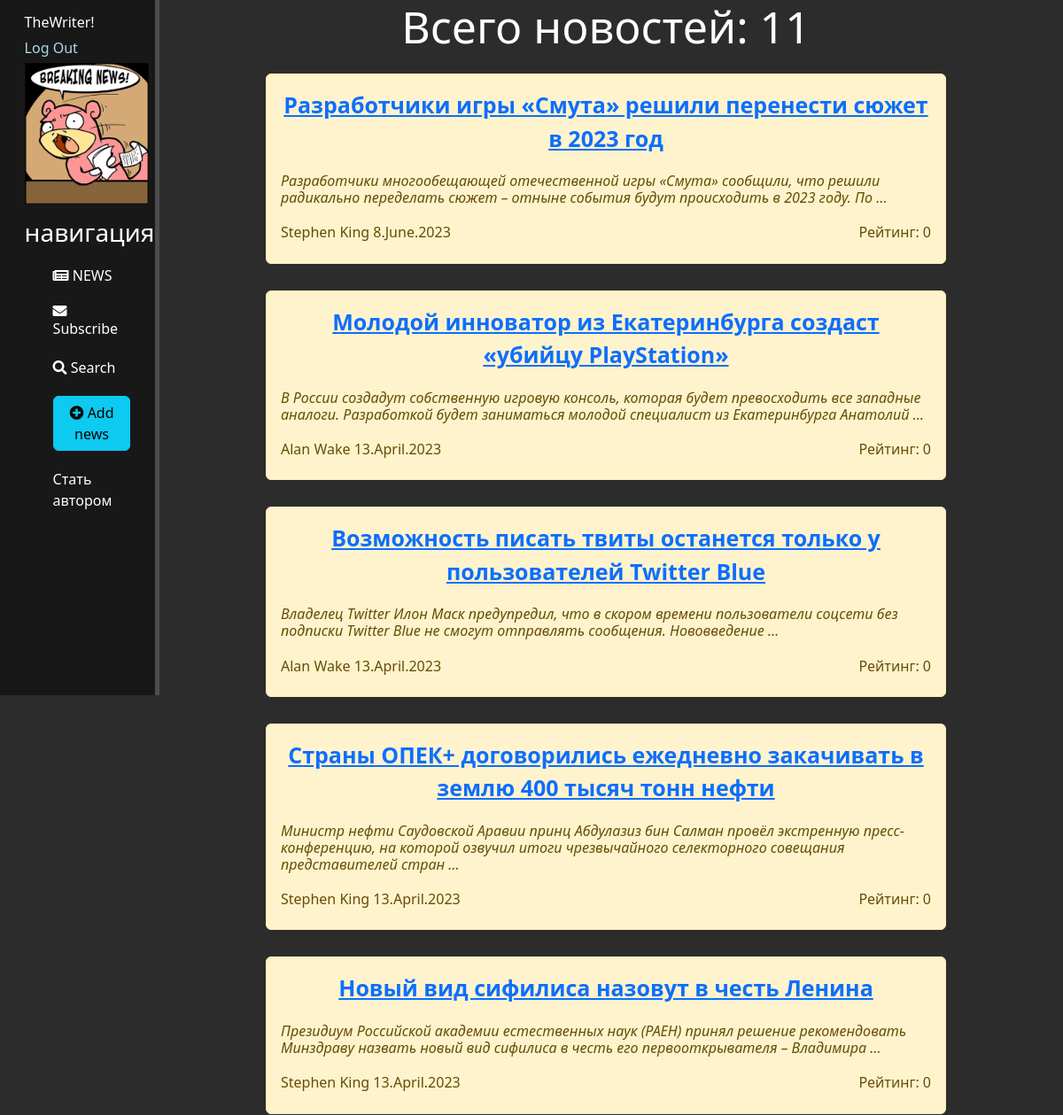
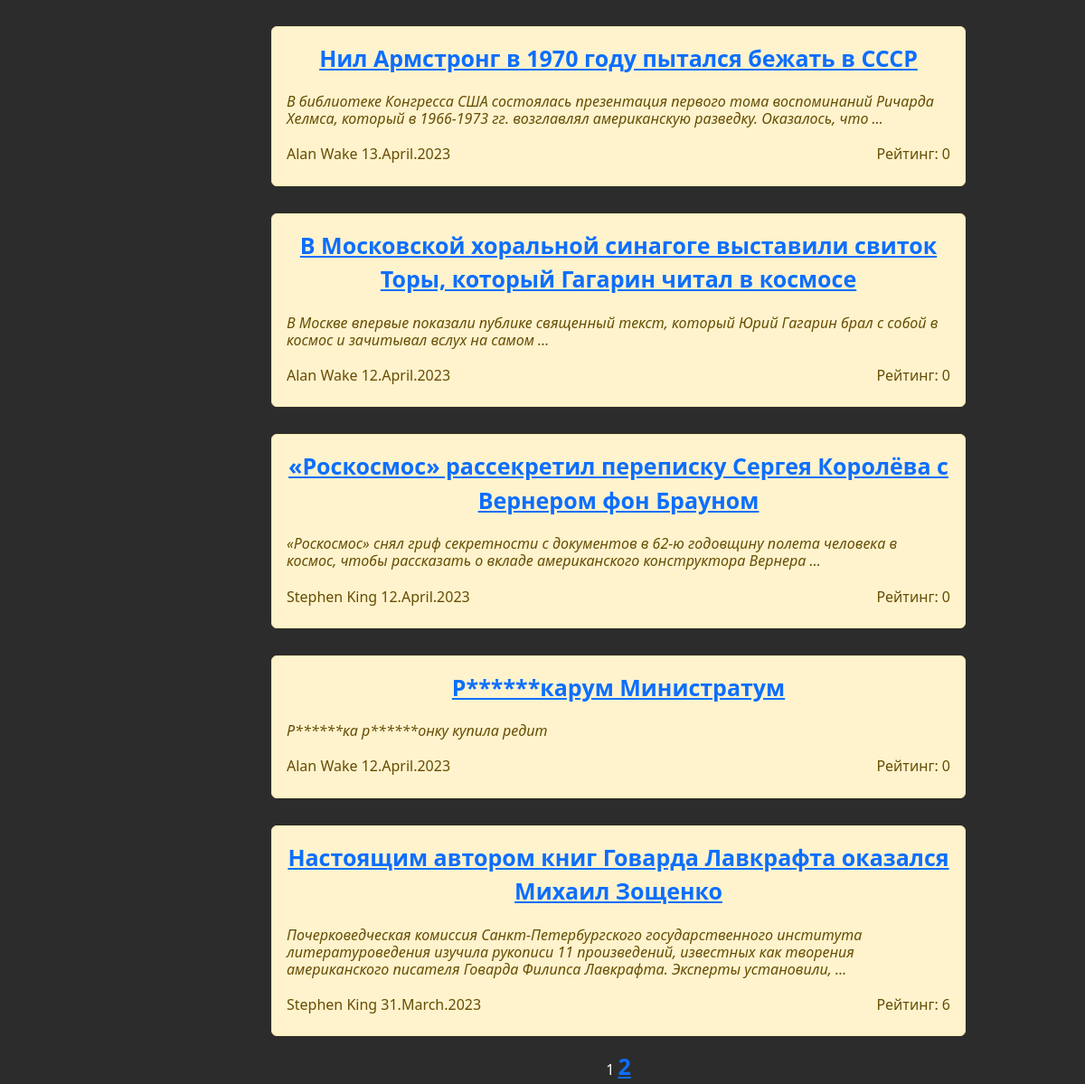
Screenshot of /posts/ (signed in) with the database file from the repository (2 pictures, top to bottom).
### news/models.py (models this page shows, shortened)
class Post(models.Model):
    ar = 'Article'
    nw = 'News'
    post_types = [
        (ar, 'Article'),
        (nw, 'News')
    ]
    post_type = models.CharField(max_length=7, choices=post_types, default=nw)
    t_creation = models.DateTimeField(auto_now_add=True)
    title = models.CharField(max_length=255)
    content = models.TextField()
    rating = models.IntegerField(default=0, db_column='rating')
    author = models.ForeignKey('Author', on_delete=models.CASCADE, related_name='post')
    category = models.ManyToManyField('Category', blank=True, through='PostCategory', verbose_name='Категории')  # Связь многие к многим

class Author(models.Model):
    full_name = models.CharField(max_length=100)
    rating = models.IntegerField(default=0) # значение вычисляется в update_rating
    user = models.ForeignKey('auth.User', on_delete=models.CASCADE) # связь с методом User один к одному
    def update_rating(self):
        r_comments_by_author = Comment.objects.filter(user_id=self.user.id).aggregate(models.Sum('rating'))['rating__sum'] # new variant
        r_posts = Post.objects.filter(author_id=self).aggregate(models.Sum('rating')) #суммарный рейтинг за посты
        post_ids = Post.objects.filter(author_id=self).values_list('id', flat=True) #(flat=True) чтобы получить одним списком id всех постов этого автора
        r_comments_to_author_posts = Comment.objects.filter(post_id__in=post_ids).aggregate(models.Sum('rating'))['rating__sum']
        print(r_posts, r_posts['rating__sum'], r_comments_by_author, r_comments_to_author_posts)
        self.rating = (int(r_posts['rating__sum']) * 3) + int(r_comments_by_author) + int(r_comments_to_author_posts)
        print(self.rating)
        self.save()
    def __str__(self):
        return self.full_name

### news/views.py (the view)
# urls.py: path('posts/', include('news.urls')),  # < Подключаем представления сначала в news\urls.py находим  PostsList.as_view, => views.py template_name = 'posts.html'
class PostsList(ListView):
    model = Post # Указываем модель, объекты которой мы будем выводить
    ordering = '-t_creation' # Заметка. Тут надо добавить сортировку по времени
    template_name = 'posts.html'  # Указываем имя шаблона, с инструкциями по отображению объектов модели
    context_object_name = 'posts'  # Это имя списка где лежат все объекты. К нему обращаемся в html-шаблоне.
    paginate_by = 10
    def get_queryset(self):
        queryset = super().get_queryset()  # Получаем обычный запрос
        self.filterset = PostFilter(self.request.GET, queryset)  # Используем наш класс фильтрации. self.request.GET содержит объект QueryDict,
        return self.filterset.qs  # Возвращаем из функции отфильтрованный список постов
    def get_context_data(self, **kwargs):  # Метод get_context_data позволяет нам изменить набор данных, который будет передан в шаблон.
        context = super().get_context_data(**kwargs)
        context['filterset'] = self.filterset  # Добавляем в контекст объект фильтрации.
        context['post_count'] = Post.objects.count()
        return context

### news/templatetags/custom_filters.py (called while the page is built)
@register.filter()  # фильтр для цензуры
def censor(value):
   for word in bad_words:
      if word.lower() in value.lower():
         value = value.replace(word[1:-2], '*' * (len(word)-1))
   return value

@register.filter(name='has_group') # фильтр проверяющий к какой группе относится юзер
def has_group(user, group_name):
    return user.groups.filter(name=group_name).exists()

### news/templatetags/custom_tags.py (called while the page is built)
@register.simple_tag(takes_context=True)
def url_replace(context, **kwargs):
   d = context['request'].GET.copy()
   for k, v in kwargs.items():
       d[k] = v
   return d.urlencode()

### templates/Posts.html (shortened to what this page needs)
{% extends 'flatpages/layout.html' %}
{% load custom_filters %}
{% load custom_tags %}
{% block content %}
    <div class="features">
       {% if posts %}
            <h1>Всего новостей: {{ post_count }}</h1>
           {% for post in posts %}
            <div class="alert alert-warning">
               <a href="{% url 'post_full' pk=post.pk %}">{{post.title|censor}}</a>
               <h6 style="text-align: left; font-style: italic;">{{post.content|truncatewords:20|censor}}</h6>
                <div style="display: flex; justify-content: space-between; align-items: center;">
                   <h6>{{post.author}} {{post.t_creation|date:"j.F.Y" }}</h6>
                    <h6>Рейтинг: {{post.rating}}</h6>
                </div>
            </div>
           {% endfor %}
       {% else %}
           <h2>Конец истории</h2>
       {% endif %}
       {{ page_obj.number }}
       {% if page_obj.has_next %}
           <a href="?{% url_replace page=page_obj.next_page_number %}">{{ page_obj.next_page_number }}</a>
       {% endif %}
    </div>
{% endblock content %}

### templates/flatpages/layout.html (shortened to what this page needs)
{% load static %}
{% load custom_filters %}
<html lang="en" xmlns="http://www.w3.org/1999/html">
<head>
    <link rel="stylesheet" href="https://cdn.jsdelivr.net/npm/bootstrap@5.2.3/dist/css/bootstrap.min.css">
    <link rel="stylesheet" href="{% static '/css/main.css' %}">
    <link rel="stylesheet" href="https://use.fontawesome.com/releases/v5.8.2/css/all.css">
</head>
<body>
    <aside>
        <div class="header">
            {% if user.is_authenticated %}
            <span>{{ user.username }}!&nbsp&nbsp</span>
            <a href="{% url 'logout' %}">Log Out</a>
            {% endif %}
        </div>
        <img src="{% static 'assets/logo.png' %}" alt="Иллюстрация">
        <h3>навигация</h3>
            <ul>
                <li><a href="{% url 'home' %}"><i class="fas fa-newspaper"></i> NEWS</a></li>
                <li><a href="{% url 'subscribe' %}"><i class="fas fa-envelope"></i> Subscribe</a></li>
                <li><a href="{% url 'search' %}"><i class="fa fa-search"></i> Search</a></li>
                {% if user.is_authenticated %}
                <li><a href="{% url 'create' %}"><button class="btn btn-info"><i class="fas fa-plus-circle"></i> Add news </button></a></li>
                    {% if not request.user|has_group:"authors"  %}
                         <li><a href="upgrade/">Стать автором</a></li>
                    {% endif %}
                    {% else %}
                    <li><a href="{% url 'login' %}"><button class="btn btn-info"> Log in </button></a></li>
                {% endif %}
            </ul>
    </aside>
    <main>
      {% block content %}
      {% endblock %}
    </main>
</body>
</html>

### static/css/main.css (style rules this page uses)
body { background: #2c2c2c; }
aside { position: fixed; margin-top: -15px; float: left; background: #181818; width: 15%; padding: 2.3%; height: 100vh; color: white; border-right: 5px solid #4d4d4d; }
aside img { width: 140px; float: center; margin-top: 5px; }
aside div a { color: #ADD8E6; margin-top: 5px; }
aside h3 { margin-top: 15px; }
aside ul { list-style: none !important; }
aside a { display: block; text-decoration: none; color: white; margin-top: 20px; transition: all .7s ease; }
.features { ; float: right; margin-left: 17%; color: white; text-align: center; width: 80%; float: left; }
.features h1 { font-size: 50px; }
.features a { font-size: 25px; font-weight: bold; }
.alert-warning { float: left; clear: both; width: 80%; margin: 15px 10%; text-align: center; }

### rows the page displays
Post: title|censor "Разработчики игры «Смута» решили перенести сюжет в 2023 год", content|censor "Разработчики многообещающей отечественной игры «Смута» сообщили, что решили радикально переделать сюжет – отныне события будут происходить в 2023 году. По …", author "Stephen King", t_creation "8.June.2023", rating "0"
Post: title|censor "Молодой инноватор из Екатеринбурга создаст «убийцу PlayStation»", content|censor "В России создадут собственную игровую консоль, которая будет превосходить все западные аналоги. Разработкой будет заниматься молодой специалист из Екатеринбурга Анатолий …", author "Alan Wake", t_creation "13.April.2023", rating "0"
Post: title|censor "Возможность писать твиты останется только у пользователей Twitter Blue", content|censor "Владелец Twitter Илон Маск предупредил, что в скором времени пользователи соцсети без подписки Twitter Blue не смогут отправлять сообщения. Нововведение …", author "Alan Wake", t_creation "13.April.2023", rating "0"
Post: title|censor "Страны ОПЕК+ договорились ежедневно закачивать в землю 400 тысяч тонн нефти", content|censor "Министр нефти Саудовской Аравии принц Абдулазиз бин Салман провёл экстренную пресс-конференцию, на которой озвучил итоги чрезвычайного селекторного совещания представителей стран …", author "Stephen King", t_creation "13.April.2023", rating "0"
Post: title|censor "Новый вид сифилиса назовут в честь Ленина", content|censor "Президиум Российской академии естественных наук (РАЕН) принял решение рекомендовать Минздраву назвать новый вид сифилиса в честь его первооткрывателя – Владимира …", author "Stephen King", t_creation "13.April.2023", rating "0"
Post: title|censor "Нил Армстронг в 1970 году пытался бежать в СССР", content|censor "В библиотеке Конгресса США состоялась презентация первого тома воспоминаний Ричарда Хелмса, который в 1966-1973 гг. возглавлял американскую разведку. Оказалось, что …", author "Alan Wake", t_creation "13.April.2023", rating "0"
Post: title|censor "В Московской хоральной синагоге выставили свиток Торы, который Гагарин читал в космосе", content|censor "В Москве впервые показали публике священный текст, который Юрий Гагарин брал с собой в космос и зачитывал вслух на самом …", author "Alan Wake", t_creation "12.April.2023", rating "0"
Post: title|censor "«Роскосмос» рассекретил переписку Сергея Королёва с Вернером фон Брауном", content|censor "«Роскосмос» снял гриф секретности с документов в 62-ю годовщину полета человека в космос, чтобы рассказать о вкладе американского конструктора Вернера …", author "Stephen King", t_creation "12.April.2023", rating "0"
Post: title|censor "Р******карум Министратум", content|censor "Р******ка р******онку купила редит", author "Alan Wake", t_creation "12.April.2023", rating "0"
Post: title|censor "Настоящим автором книг Говарда Лавкрафта оказался Михаил Зощенко", content|censor "Почерковедческая комиссия Санкт-Петербургского государственного института литературоведения изучила рукописи 11 произведений, известных как творения американского писателя Говарда Филипса Лавкрафта. Эксперты установили, …", author "Stephen King", t_creation "31.March.2023", rating "6"

### other values shown
{{ user.username }} "TheWriter"
{{ page_obj.number }} "1"
{{ page_obj.next_page_number }} "2"
